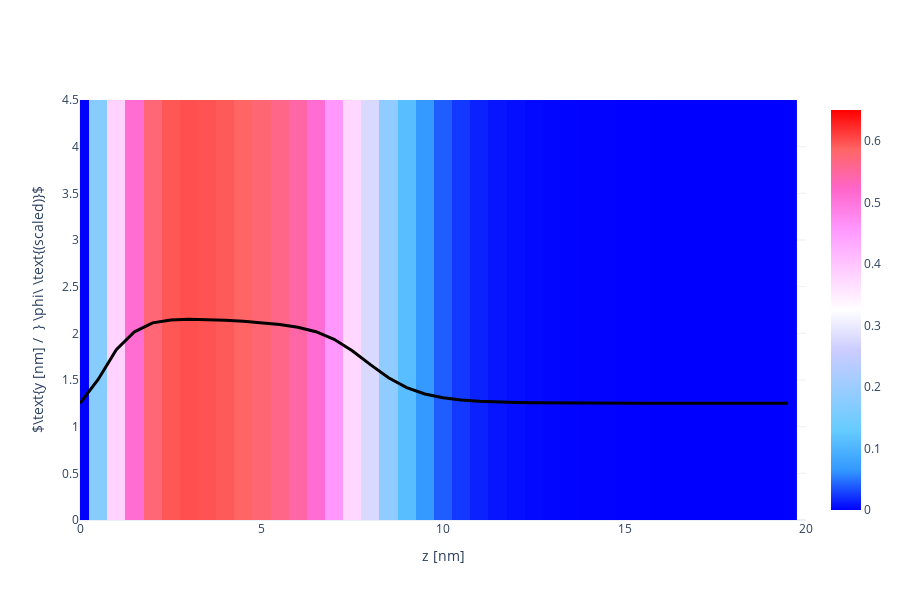

This figure's notebook cell:
### Code cell
X, Y, Z = np.array(phAr.iloc[:,0]), np.array(phAr.iloc[:,1]), np.array(phAr.iloc[:,2])
vol = np.array(phAr.iloc[:,3])

Lz_max = 20
vol = vol[Z < Lz_max]
X = X[Z < Lz_max]
Y = Y[Z < Lz_max]
Z = Z[Z < Lz_max]

Nz_new = int(len(Z)/Nx/Ny)
x = [X[i*Ny*Nz_new] for i in range(Nx)]
y = [Y[j*Nz_new]    for j in range(Ny)]
z = [Z[k]           for k in range(Nz_new)]

xslice = 10
islice = int(xslice*(x[1]-x[0]))
vol = np.array([vol[(islice*Ny+j)*Nz_new+k] for j in range(Ny) for k in range(Nz_new)]).reshape(Ny, Nz_new)

import plotly.graph_objects as go
heatmap = go.Heatmap(
            x=z, y=y, z=vol,
            zmin = 0.0, zmax = 0.65,
            colorscale= 'Picnic'
          )
scatter = go.Scatter(
            x = z,
            y = 1.5*vol[int(Ny/2), :] + max(y)/2-1,
            line = dict(color='black', width=3)
          )

# fname = GIT+'ph_a030x075_1D.dat'
# df = pd.read_csv(fname, sep="\s+", skiprows=0)
# a000x075_1d = pd.DataFrame([df.iloc[:,0], df.iloc[:,1]], index=['z', 'pha']).T

# reference = go.Scatter(
#                 x = a000x075_1d.z,
#                 y = 1.5*a000x075_1d.pha + max(y)/2-1,
#                 line = dict(color='black', width=3, dash='dash')
#             )

layout = go.Layout( xaxis_range = [0, Lz_max], yaxis_range = [0, y[-1]],
                    yaxis_title = r'$\text{y [nm] /  } \phi\ \text{(scaled)}$', xaxis_title = 'z [nm]',
                    scene_xaxis_showticklabels=True,
                    scene_yaxis_showticklabels=True,
                    scene_zaxis_showticklabels=True,
                    showlegend = False,
                    template='plotly_white', width=900, height=600)
# fig = go.Figure(data = [heatmap, scatter, reference], layout = layout)
fig = go.Figure(data = [heatmap, scatter], layout = layout)
fig.show()

### Figure 1 — Plotly figure (JSON) as saved in the notebook; plotly's stock layout.template omitted (floating-point values rounded to 4 significant figures; data arrays with more than 128 entries replaced by an {"elided": "..."} marker saying what was removed)
{"data": [{"colorscale": [[0, "rgb(0,0,255)"], [0.1, "rgb(51,153,255)"], [0.2, "rgb(102,204,255)"], [0.3, "rgb(153,204,255)"], [0.4, "rgb(204,204,255)"], [0.5, "rgb(255,255,255)"], [0.6, "rgb(255,204,255)"], [0.7, "rgb(255,153,255)"], [0.8, "rgb(255,102,204)"], [0.9, "rgb(255,102,102)"], [1, "rgb(255,0,0)"]], "type": "heatmap", "x": [0, 0.5, 1, 1.5, 2, 2.5, 3, 3.5, 4, 4.5, 5, 5.5, 6, 6.5, 7, 7.5, 8, 8.5, 9, 9.5, 10, 10.5, 11, 11.5, 12, 12.5, 13, 13.5, 14, 14.5, 15, 15.5, 16, 16.5, 17, 17.5, 18, 18.5, 19, 19.5], "y": [0, 0.5, 1, 1.5, 2, 2.5, 3, 3.5, 4, 4.5], "z": {"elided": "10x40 float values"}, "zmax": 0.65, "zmin": 0}, {"line": {"color": "black", "width": 3}, "type": "scatter", "x": [0, 0.5, 1, 1.5, 2, 2.5, 3, 3.5, 4, 4.5, 5, 5.5, 6, 6.5, 7, 7.5, 8, 8.5, 9, 9.5, 10, 10.5, 11, 11.5, 12, 12.5, 13, 13.5, 14, 14.5, 15, 15.5, 16, 16.5, 17, 17.5, 18, 18.5, 19, 19.5], "y": [1.25, 1.505, 1.824, 2.017, 2.112, 2.143, 2.15, 2.147, 2.139, 2.128, 2.114, 2.095, 2.066, 2.018, 1.936, 1.813, 1.665, 1.524, 1.419, 1.35, 1.309, 1.286, 1.272, 1.264, 1.259, 1.256, 1.254, 1.252, 1.252, 1.251, 1.251, 1.25, 1.25, 1.25, 1.25, 1.25, 1.25, 1.25, 1.25, 1.25]}], "layout": {"height": 600, "scene": {"xaxis": {"showticklabels": true}, "yaxis": {"showticklabels": true}, "zaxis": {"showticklabels": true}}, "showlegend": false, "width": 900, "xaxis": {"range": [0, 20], "title": {"text": "z [nm]"}, "type": "linear"}, "yaxis": {"range": [0, 4.5], "title": {"text": "$\\text{y [nm] /  } \\phi\\ \\text{(scaled)}$"}, "type": "linear"}}}
